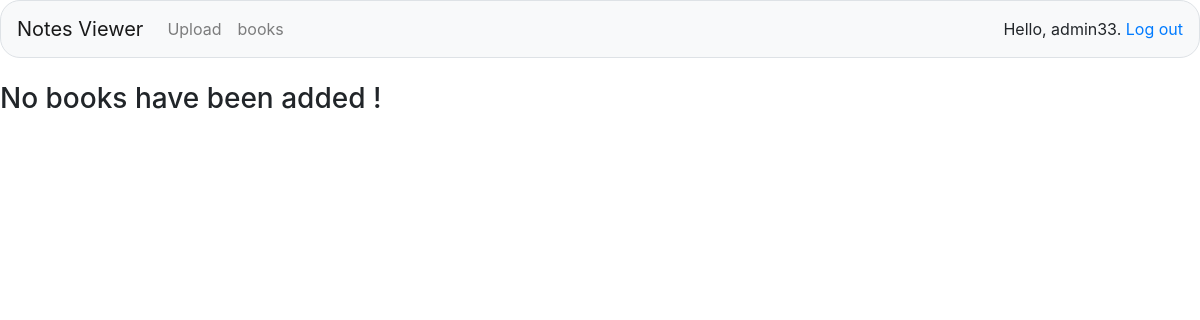
/books/ (signed in), run on an earlier commit of the app's database.
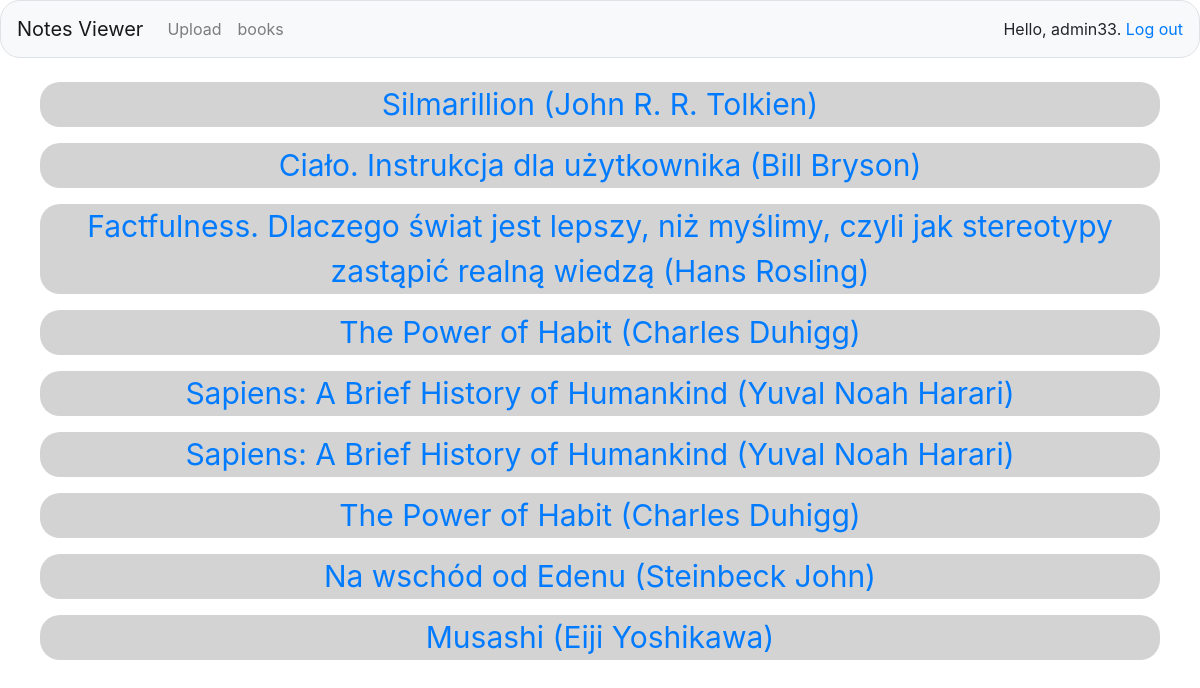
And on a later commit of the database.
### knowledge/models.py (models this page shows)
class Book(models.Model):
    title = models.CharField(max_length=600, null=True)
    owner = models.ForeignKey(User, on_delete=models.CASCADE)
    def __str__(self):
        return self.title

### knowledge/views.py (the view)
# urls.py: path('books/', views.books, name='books'),
@login_required
def books(request):
    books = Book.objects.filter(owner=request.user)
    context = {'books': books}
    print(books)
    return render(request, 'knowledge/books.html', context)

### knowledge/templates/knowledge/books.html
{% extends "knowledge/base.html" %}
{% block content %}
<div>
    {% for book in books %}
    <div class="book-link"
        style="font-size:30px;
                text-align:center;
                background-color:lightgrey;
                margin-left:40px;
                margin-right:40px;
                border-radius: 20px;">
        <p >
            <a href="{% url 'knowledge:book' book.id %}">{{ book }}</a>
        </p>
    </div>
    {% empty %}
        <h3>
            No books have been added !
        </h3>
    {% endfor %}
</div>
{% endblock content %}

What changed in the data, as far as the page shows it:
added Book: title "Silmarillion (John R. R. Tolkien)"
added Book: title "Ciało. Instrukcja dla użytkownika (Bill Bryson)"
added Book: title "Factfulness. Dlaczego świat jest lepszy, niż myślimy, czyli jak stereotypy zastąpić realną wiedzą (Hans Rosling)"
added Book: title "The Power of Habit (Charles Duhigg)"
added Book: title "Sapiens: A Brief History of Humankind (Yuval Noah Harari)"
added Book: title "Sapiens: A Brief History of Humankind (Yuval Noah Harari)"
added Book: title "The Power of Habit (Charles Duhigg)"
added Book: title "Na wschód od Edenu (Steinbeck John)"
added Book: title "Musashi (Eiji Yoshikawa)"
Also different on the page:
text no longer shown: "No books have been added !"
